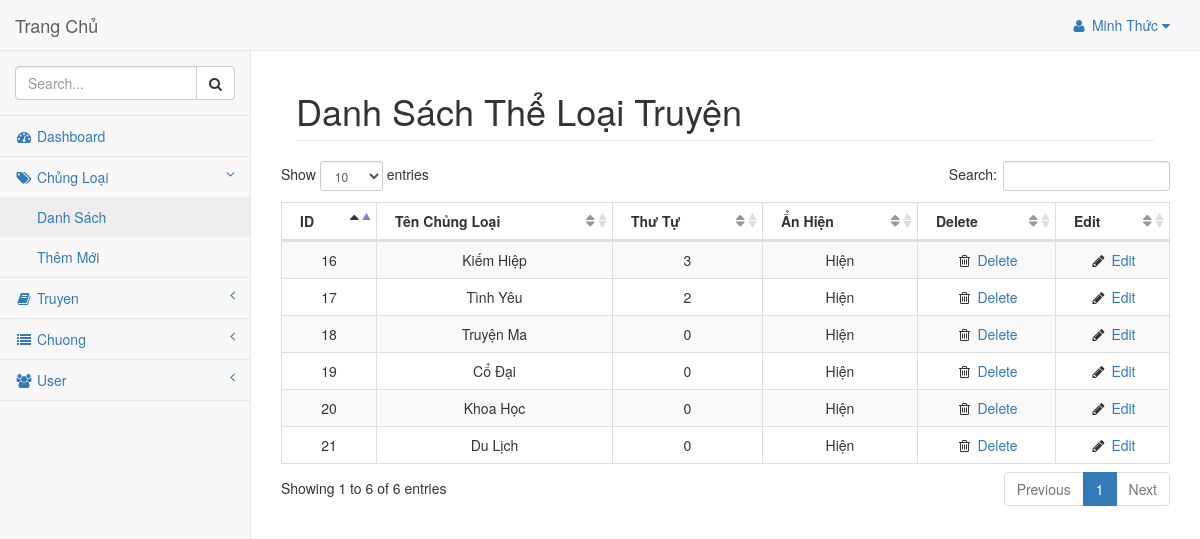
Page /admin/index.php?key=dschungloai (signed in) on the committed database.
### tables this page shows
CREATE TABLE `nncms_admin` (
  `idAdmin` int(255) NOT NULL,
  `TenDangNhap` varchar(255) NOT NULL,
  `MatKhau` varchar(255) NOT NULL,
  `HoTen` varchar(255) NOT NULL,
  `DienThoai` varchar(15) NOT NULL,
  `Email` varchar(255) NOT NULL,
  `DiaChi` varchar(255) NOT NULL,
  `NgaySinh` date NOT NULL,
  `GioiTinh` tinyint(4) NOT NULL,
  `NgayDangKy` date NOT NULL,
  `idRole` int(10) NOT NULL DEFAULT 3,
  `DiemThuong` int(255) NOT NULL DEFAULT 0
);

CREATE TABLE `nncms_chungloai` (
  `idCL` int(255) NOT NULL,
  `TenCL` varchar(255) NOT NULL,
  `ThuTu` int(4) NOT NULL,
  `AnHien` tinyint(4) NOT NULL
);

### admin/noidung/chungloai/listchungloai.php (the view)
<div class="row">
    <div class="col-lg-12">
        <h1 class="page-header">Danh Sách Thể Loại Truyện</h1>
    </div>
    <table class="table table-striped table-bordered table-hover" id="dataTables-example">
        <thead>
            <tr align="center">
                <th>ID</th>
                <th>Tên Chủng Loại</th>
                <th>Thư Tự</th>
                <th>Ẩn Hiện</th>
                <th>Delete</th>
                <th>Edit</th>
            </tr>
        </thead>
        <tbody>
        <?php
            $kqcl= mysqli_query($con, " select * from nncms_chungloai order by idCL");
            while($dcl= mysqli_fetch_array($kqcl)) {
        ?>
            <tr class="odd gradeX" align="center">
                <td><?php echo $dcl['idCL']; ?></td>
                <td><?php echo $dcl['TenCL']; ?></td>
                <td><?php echo $dcl['ThuTu']; ?></td>
                <td><?php if($dcl['AnHien'] == 1) echo "Hiện"; else echo "Ẩn"; ?></td>
                <td class="center"><i class="fa fa-trash-o  fa-fw"></i><a onclick="return confirm('Bạn có chắc muốn xóa chủng Loại <?php echo $dcl['TenCL']; ?> này không ?');" href="process.php?idCL=<?php echo $dcl['idCL'];?>"> Delete</a></td>
                <td class="center"><i class="fa fa-pencil fa-fw"></i> <a href="index.php?key=suachungloai&idCL=<?php echo $dcl['idCL'];?>">Edit</a></td>
            </tr>
        <?php } ?>
        </tbody>
    </table>
</div>

### admin/index.php (shortened to what this page needs)
<!DOCTYPE html>
<html lang="en">
<head>
    <link href="bower_components/bootstrap/dist/css/bootstrap.min.css" rel="stylesheet">
    <link href="bower_components/metisMenu/dist/metisMenu.min.css" rel="stylesheet">
    <link href="dist/css/sb-admin-2.css" rel="stylesheet">
    <link href="bower_components/font-awesome/css/font-awesome.min.css" rel="stylesheet" type="text/css">
    <link href="bower_components/datatables-plugins/integration/bootstrap/3/dataTables.bootstrap.css" rel="stylesheet">
    <link href="bower_components/datatables-responsive/css/dataTables.responsive.css" rel="stylesheet">
</head>
<body>
<?php include("../connect.php"); ?>
    <div id="wrapper">
        <nav class="navbar navbar-default navbar-static-top" role="navigation" style="margin-bottom: 0">
            <div class="navbar-header">
                <a class="navbar-brand" href="index.php">Trang Chủ</a>
            </div>
            <ul class="nav navbar-top-links navbar-right">
                <li class="dropdown">
                    <a class="dropdown-toggle" data-toggle="dropdown" href="#">
                        <i class="fa fa-user fa-fw"></i>
                        <?php
                        if(isset($_SESSION['username'])) {
                            $kqName = mysqli_query($con, "select idAdmin, HoTen from nncms_admin where idAdmin={$_SESSION['username']}");
                            $showName = mysqli_fetch_array($kqName);
                            echo $showName['HoTen'];
                        }
                        ?>
                        <i class="fa fa-caret-down"></i>
                    </a>
                </li>
            </ul>
            <div class="navbar-default sidebar" role="navigation">
                <div class="sidebar-nav navbar-collapse">
                    <ul class="nav" id="side-menu">
                        <li class="sidebar-search">
                            <div class="input-group custom-search-form">
                                <input type="text" class="form-control" placeholder="Search...">
                                <span class="input-group-btn">
                                    <button class="btn btn-default" type="button">
                                        <i class="fa fa-search"></i>
                                    </button>
                                </span>
                            </div>
                        </li>
                        <li>
                            <a href="index.php"><i class="fa fa-dashboard fa-fw"></i> Dashboard</a>
                        </li>
                        <li>
                            <a href="#"><i class="fa fa-tags fa-fw"></i> Chủng Loại<span class="fa arrow"></span></a>
                            <ul class="nav nav-second-level">
                                <li>
                                    <a href="index.php?key=dschungloai">Danh Sách</a>
                                </li>
                                <li>
                                    <a href="index.php?key=themchungloai">Thêm Mới</a>
                                </li>
                            </ul>
                        </li>
                        <li>
                            <a href="#"><i class="fa fa-book fa-fw"></i> Truyen<span class="fa arrow"></span></a>
                        </li>
                        <li>
                            <a href="#"><i class="fa fa-list fa-fw"></i> Chuong<span class="fa arrow"></span></a>
                        </li>
                        <?php
                        if(isset($_SESSION['username'])){
                        $kq=mysqli_query($con, "select idAdmin, idRole from nncms_admin where idAdmin={$_SESSION['username']}");
                        $checkAdmin=mysqli_fetch_array($kq);
                        if($checkAdmin['idRole'] < 2){
                        ?>
                        <li>
                            <a href="#"><i class="fa fa-users fa-fw"></i> User<span class="fa arrow"></span></a>
                        </li>
                        <?php } }?>
                    </ul>
                </div>
            </div>
        </nav>
        <div id="page-wrapper">
            <div class="container-fluid">
            <?php
			if(!isset($_GET["key"]))
					{
						include('noidung/trangchu.php') ;
					}
					else
						{
						switch($_GET["key"])
						    {
								case "dschungloai":
								include('noidung/chungloai/listchungloai.php');
								break;
							}
						}
				?>
            </div>
        </div>
    </div>
</body>
</html>

### rows in the picture
nncms_admin: HoTen "Minh Thức"
nncms_chungloai: idCL "16", TenCL "Kiếm Hiệp", ThuTu "3", AnHien "Hiện"
nncms_chungloai: idCL "17", TenCL "Tình Yêu", ThuTu "2", AnHien "Hiện"
nncms_chungloai: idCL "18", TenCL "Truyện Ma", ThuTu "0", AnHien "Hiện"
nncms_chungloai: idCL "19", TenCL "Cổ Đại", ThuTu "0", AnHien "Hiện"
nncms_chungloai: idCL "20", TenCL "Khoa Học", ThuTu "0", AnHien "Hiện"
nncms_chungloai: idCL "21", TenCL "Du Lịch", ThuTu "0", AnHien "Hiện"
